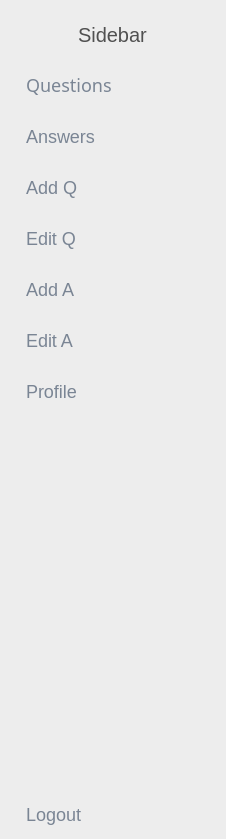
    <widget class="QWidget" name="full_menu_widget" native="true">
     <property name="minimumSize">
      <size>
       <width>0</width>
       <height>0</height>
      </size>
     </property>
     <property name="styleSheet">
      <string notr="true">QWidget{
	background-color: rgb(237, 237, 237);
	/*background-color: rrgb(254, 254, 254); */
	color: black;
}
QLabel{
	padding-left: 7px;
	font-weight: 460;
	font-size: 20px;
	color: rgb(80, 80, 80);
}

QPushButton{
	color: #7A8594;
	border: none;
	text-align: left;
	padding-left: 25px;
	font-family: &quot;poppins&quot;;
	font-weight: 440;
	font-size: 18px;
	/*background-color: #AF83FB;*/
	border-top-left-radius: 20px;
	border-bottom-left-radius: 20px;
	min-width: 200px;
}

QPushButton::hover {
	background-color: #C9B4EF;
	color: #fff;
}
QPushButton::checked {
	background-color: #AF83FB;
	color: #ffffff
}
</string>
     </property>
     <layout class="QVBoxLayout" name="verticalLayout_4">
      <property name="spacing">
       <number>0</number>
      </property>
      <property name="leftMargin">
       <number>1</number>
      </property>
      <property name="topMargin">
       <number>10</number>
      </property>
      <property name="rightMargin">
       <number>0</number>
      </property>
      <property name="bottomMargin">
       <number>0</number>
      </property>
      <item>
       <layout class="QHBoxLayout" name="horizontalLayout_2">
        <property name="spacing">
         <number>0</number>
        </property>
        <property name="leftMargin">
         <number>0</number>
        </property>
        <item>
         <widget class="QPushButton" name="logo_2">
          <property name="minimumSize">
           <size>
            <width>65</width>
            <height>50</height>
           </size>
          </property>
          <property name="maximumSize">
           <size>
            <width>40</width>
            <height>50</height>
           </size>
          </property>
          <property name="layoutDirection">
           <enum>Qt::LayoutDirection::LeftToRight</enum>
          </property>
          <property name="styleSheet">
           <string notr="true">QPushButton{
	min-width: 40px;
}

QPushButton::hover{
	background-color: none;
}
QPushButton::checked {
	background-color: none;
}


</string>
          </property>
          <property name="text">
           <string/>
          </property>
          <property name="icon">
           <iconset>
            <normaloff>ic/logo-2.png</normaloff>ic/logo-2.png</iconset>
          </property>
          <property name="iconSize">
           <size>
            <width>40</width>
            <height>40</height>
           </size>
          </property>
          <property name="checkable">
           <bool>true</bool>
          </property>
          <property name="autoExclusive">
           <bool>false</bool>
          </property>
         </widget>
        </item>
        <item>
         <widget class="QLabel" name="logo_label_3">
          <property name="minimumSize">
           <size>
            <width>0</width>
            <height>40</height>
           </size>
          </property>
          <property name="font">
           <font>
            <pointsize>-1</pointsize>
            <fontweight></fontweight>
           </font>
          </property>
          <property name="styleSheet">
           <string notr="true"/>
          </property>
          <property name="text">
           <string>Sidebar</string>
          </property>
         </widget>
        </item>
       </layout>
      </item>
      <item>
       <layout class="QVBoxLayout" name="verticalLayout_2">
        <property name="spacing">
         <number>1</number>
        </property>
        <item>
         <widget class="QPushButton" name="questionsBtn2">
          <property name="minimumSize">
           <size>
            <width>225</width>
            <height>50</height>
           </size>
          </property>
          <property name="font">
           <font>
            <family>poppins</family>
            <pointsize>-1</pointsize>
            <fontweight></fontweight>
           </font>
          </property>
          <property name="layoutDirection">
           <enum>Qt::LayoutDirection::LeftToRight</enum>
          </property>
          <property name="autoFillBackground">
           <bool>false</bool>
          </property>
          <property name="text">
           <string>Questions</string>
          </property>
          <property name="icon">
           <iconset>
            <normaloff>ic/question.svg</normaloff>
            <normalon>ic/questionOn.svg</normalon>
            <disabledoff>ic/question.svg</disabledoff>
            <disabledon>ic/questionOn.svg</disabledon>
            <activeoff>ic/question.svg</activeoff>
            <activeon>ic/questionOn.svg</activeon>
            <selectedoff>ic/question.svg</selectedoff>
            <selectedon>ic/questionOn.svg</selectedon>ic/question.svg</iconset>
          </property>
          <property name="iconSize">
           <size>
            <width>40</width>
            <height>40</height>
           </size>
          </property>
          <property name="checkable">
           <bool>true</bool>
          </property>
          <property name="autoExclusive">
           <bool>true</bool>
          </property>
          <property name="autoDefault">
           <bool>false</bool>
          </property>
          <property name="default">
           <bool>false</bool>
          </property>
          <property name="flat">
           <bool>false</bool>
          </property>
         </widget>
        </item>
        <item>
         <widget class="QPushButton" name="answersBtn2">
          <property name="minimumSize">
           <size>
            <width>225</width>
            <height>50</height>
           </size>
          </property>
          <property name="text">
           <string>Answers</string>
          </property>
          <property name="icon">
           <iconset>
            <normaloff>ic/answer.svg</normaloff>
            <normalon>ic/answerOn.svg</normalon>ic/answer.svg</iconset>
          </property>
          <property name="iconSize">
           <size>
            <width>40</width>
            <height>40</height>
           </size>
          </property>
          <property name="checkable">
           <bool>true</bool>
          </property>
          <property name="autoExclusive">
           <bool>true</bool>
          </property>
         </widget>
        </item>
        <item>
         <widget class="QPushButton" name="addQBtn2">
          <property name="minimumSize">
           <size>
            <width>225</width>
            <height>50</height>
           </size>
          </property>
          <property name="text">
           <string>Add Q</string>
          </property>
          <property name="icon">
           <iconset>
            <normaloff>ic/addq.svg</normaloff>
            <normalon>ic/addqOn.svg</normalon>ic/addq.svg</iconset>
          </property>
          <property name="iconSize">
           <size>
            <width>40</width>
            <height>40</height>
           </size>
          </property>
          <property name="checkable">
           <bool>true</bool>
          </property>
          <property name="autoExclusive">
           <bool>true</bool>
          </property>
         </widget>
        </item>
        <item>
         <widget class="QPushButton" name="editQBtn2">
          <property name="minimumSize">
           <size>
            <width>225</width>
            <height>50</height>
           </size>
          </property>
          <property name="text">
           <string>Edit Q</string>
          </property>
          <property name="icon">
           <iconset>
            <normaloff>ic/editq.svg</normaloff>
            <normalon>ic/editqOn.svg</normalon>ic/editq.svg</iconset>
          </property>
          <property name="iconSize">
           <size>
            <width>40</width>
            <height>40</height>
           </size>
          </property>
          <property name="checkable">
           <bool>true</bool>
          </property>
          <property name="autoExclusive">
           <bool>true</bool>
          </property>
         </widget>
        </item>
        <item>
         <widget class="QPushButton" name="addABtn2">
          <property name="minimumSize">
           <size>
            <width>225</width>
            <height>50</height>
           </size>
          </property>
          <property name="text">
           <string>Add A</string>
          </property>
          <property name="icon">
           <iconset>
            <normaloff>ic/adda.svg</normaloff>
            <normalon>ic/addaOn.svg</normalon>ic/adda.svg</iconset>
          </property>
          <property name="iconSize">
           <size>
            <width>40</width>
            <height>40</height>
           </size>
          </property>
          <property name="checkable">
           <bool>true</bool>
          </property>
          <property name="autoExclusive">
           <bool>true</bool>
          </property>
         </widget>
        </item>
        <item>
         <widget class="QPushButton" name="editABtn2">
          <property name="minimumSize">
           <size>
            <width>225</width>
            <height>50</height>
           </size>
          </property>
          <property name="text">
           <string>Edit A</string>
          </property>
          <property name="icon">
           <iconset>
            <normaloff>ic/edita.svg</normaloff>
            <normalon>ic/editaOn.svg</normalon>ic/edita.svg</iconset>
          </property>
          <property name="iconSize">
           <size>
            <width>40</width>
            <height>40</height>
           </size>
          </property>
          <property name="checkable">
           <bool>true</bool>
          </property>
          <property name="autoExclusive">
           <bool>true</bool>
          </property>
         </widget>
        </item>
        <item>
         <widget class="QPushButton" name="profileBtn2">
          <property name="minimumSize">
           <size>
            <width>225</width>
            <height>50</height>
           </size>
          </property>
          <property name="text">
           <string>Profile</string>
          </property>
          <property name="icon">
           <iconset>
            <normaloff>ic/profile.svg</normaloff>
            <normalon>ic/profileOn.svg</normalon>ic/profile.svg</iconset>
          </property>
          <property name="iconSize">
           <size>
            <width>40</width>
            <height>40</height>
           </size>
          </property>
          <property name="checkable">
           <bool>true</bool>
          </property>
          <property name="autoExclusive">
           <bool>true</bool>
          </property>
         </widget>
        </item>
       </layout>
      </item>
      <item>
       <spacer name="verticalSpacer_2">
        <property name="orientation">
         <enum>Qt::Orientation::Vertical</enum>
        </property>
        <property name="sizeHint" stdset="0">
         <size>
          <width>20</width>
          <height>373</height>
         </size>
        </property>
       </spacer>
      </item>
      <item>
       <widget class="QPushButton" name="logoutBtn2">
        <property name="minimumSize">
         <size>
          <width>225</width>
          <height>50</height>
         </size>
        </property>
        <property name="text">
         <string>Logout</string>
        </property>
        <property name="icon">
         <iconset>
          <normaloff>ic/logout.svg</normaloff>
          <normalon>ic/logoutOn.svg</normalon>ic/logout.svg</iconset>
        </property>
        <property name="iconSize">
         <size>
          <width>40</width>
          <height>40</height>
         </size>
        </property>
       </widget>
      </item>
     </layout>
    </widget>
